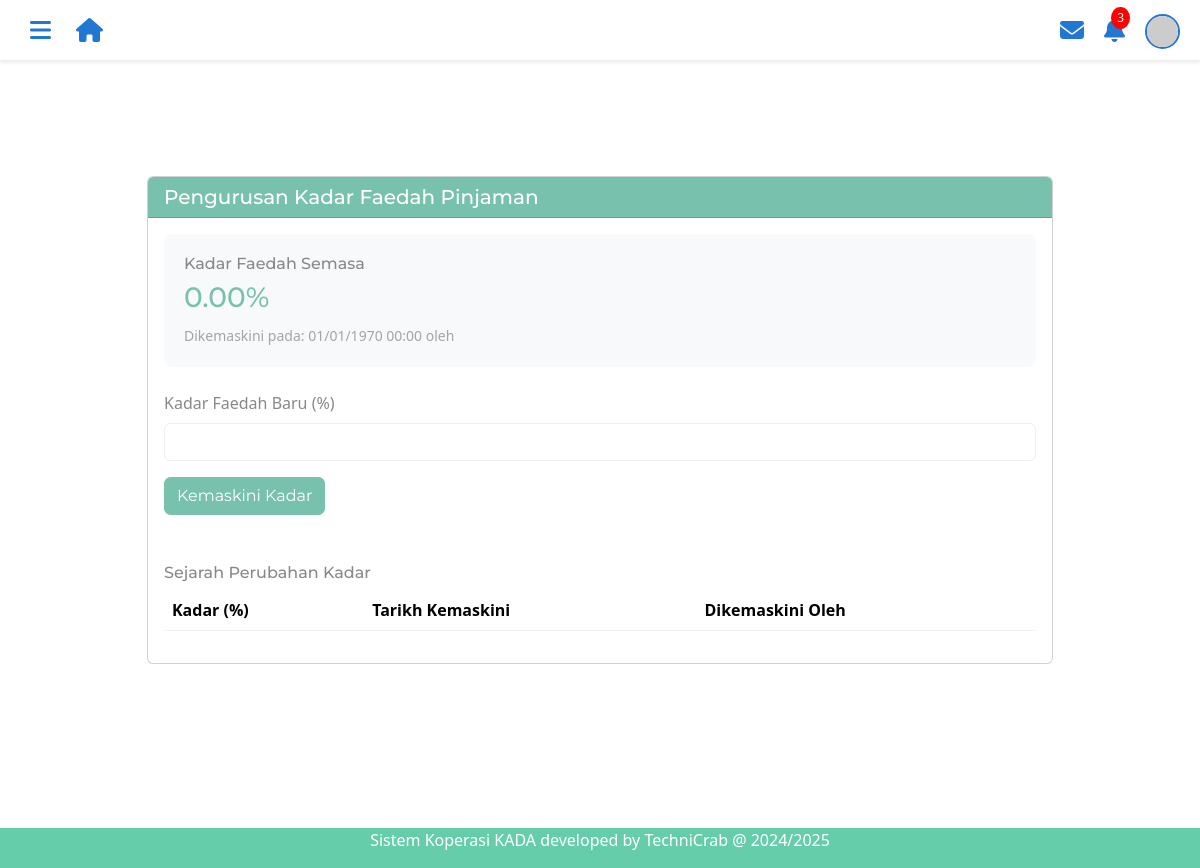
/manage_interest.php (signed in), run on an earlier commit of the app's database.
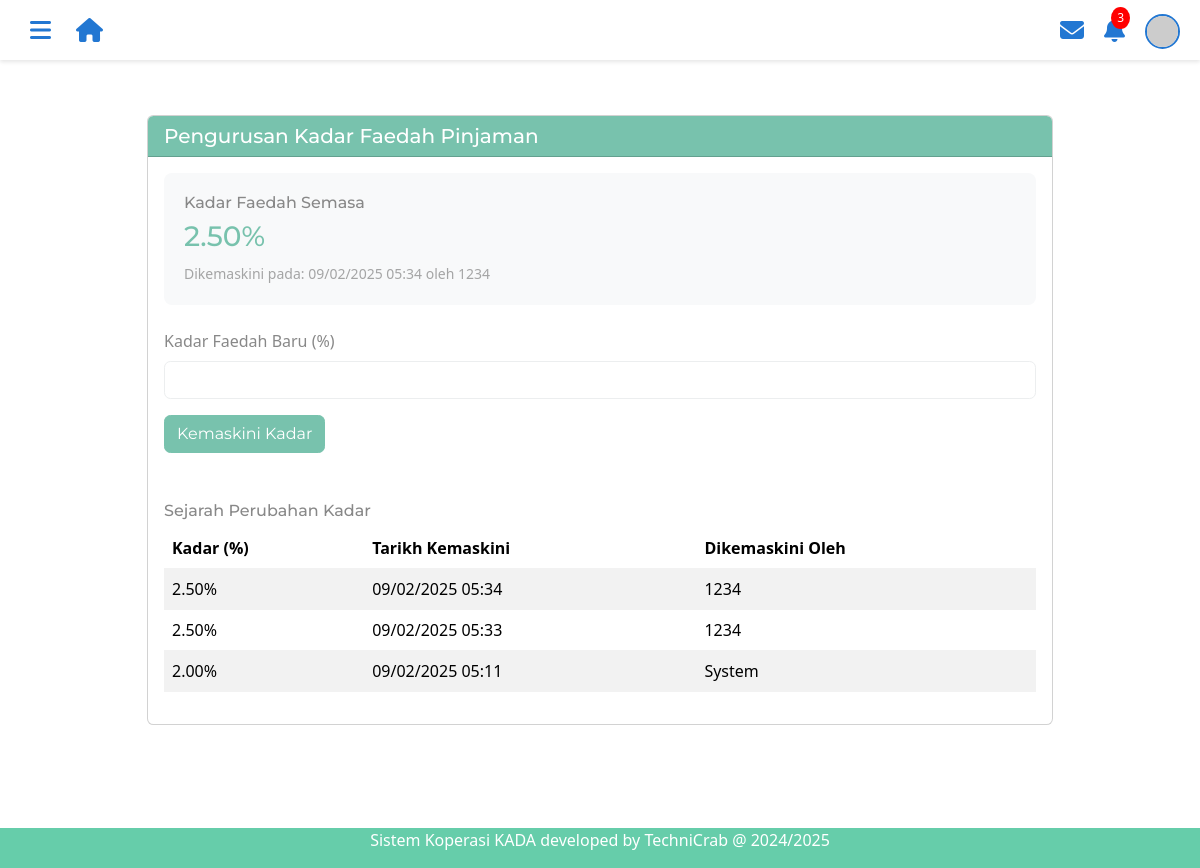
And on a later commit of the database.
### tables this page shows
CREATE TABLE `tb_interestrate` (
  `id` int(11) NOT NULL,
  `rate` decimal(5,2) NOT NULL,
  `updated_at` timestamp NOT NULL DEFAULT current_timestamp() ON UPDATE current_timestamp(),
  `updated_by` varchar(50) DEFAULT NULL
);

### manage_interest.php (the view, shortened to what this page needs)
<?php
include "headeradmin.php";
include "dbconnect.php";
?>
<!DOCTYPE html>
<html>
<head>
</head>
<body>
<?php
$sql = "SELECT rate, updated_at, updated_by FROM tb_interestrate ORDER BY updated_at DESC LIMIT 1";
$result = mysqli_query($conn, $sql);
$currentRate = mysqli_fetch_assoc($result);
?>
<div class="container mb-5">
<div class="row justify-content-center align-items-center min-vh-100">
    <div class="row justify-content-center">
        <div class="col-md-10">
            <div class="card">
                <div class="card-header bg-primary text-white">
                    <h5 class="mb-0">Pengurusan Kadar Faedah Pinjaman</h5>
                </div>
                <div class="card-body">
                    <div class="current-rate mb-4">
                        <h6>Kadar Faedah Semasa</h6>
                        <p class="h3 text-primary"><?php echo number_format($currentRate['rate'], 2); ?>%</p>
                        <small class="text-muted">
                            Dikemaskini pada: <?php echo date('d/m/Y H:i', strtotime($currentRate['updated_at'])); ?>
                            oleh <?php echo $currentRate['updated_by']; ?>
                        </small>
                    </div>
                    <form method="POST" class="mt-4">
                        <div class="mb-3">
                            <label for="new_rate" class="form-label">Kadar Faedah Baru (%)</label>
                            <input type="number"
                                   class="form-control"
                                   id="new_rate"
                                   name="new_rate"
                                   step="0.01"
                                   min="0"
                                   max="100"
                                   required>
                        </div>
                        <button type="submit" class="btn btn-primary">Kemaskini Kadar</button>
                    </form>
                    <div class="mt-5">
                        <h6>Sejarah Perubahan Kadar</h6>
                        <table class="table table-striped">
                            <thead>
                                <tr>
                                    <th>Kadar (%)</th>
                                    <th>Tarikh Kemaskini</th>
                                    <th>Dikemaskini Oleh</th>
                                </tr>
                            </thead>
                            <tbody>
                                <?php
                                $historySql = "SELECT rate, updated_at, updated_by FROM tb_interestrate ORDER BY updated_at DESC LIMIT 5";
                                $historyResult = mysqli_query($conn, $historySql);
                                while ($row = mysqli_fetch_assoc($historyResult)) {
                                    echo "<tr>";
                                    echo "<td>" . number_format($row['rate'], 2) . "%</td>";
                                    echo "<td>" . date('d/m/Y H:i', strtotime($row['updated_at'])) . "</td>";
                                    echo "<td>" . $row['updated_by'] . "</td>";
                                    echo "</tr>";
                                }
                                ?>
                            </tbody>
                        </table>
                    </div>
                </div>
            </div>
        </div>
    </div>
</div>
<?php include "footer.php"; ?>
</body>
</html>

What changed in the data, as far as the page shows it:
added tb_interestrate: rate "2.50", updated_at "09/02/2025 05:34", updated_by "1234"
added tb_interestrate: rate "2.50", updated_at "09/02/2025 05:33", updated_by "1234"
added tb_interestrate: rate "2.00", updated_at "09/02/2025 05:11", updated_by "System"
Also different on the page:
$currentRate['rate']: "0.00" → (not shown)
date('d/m/Y H:i', strtotime($currentRate['updated_at'])): "01/01/1970 00:00" → (not shown)
